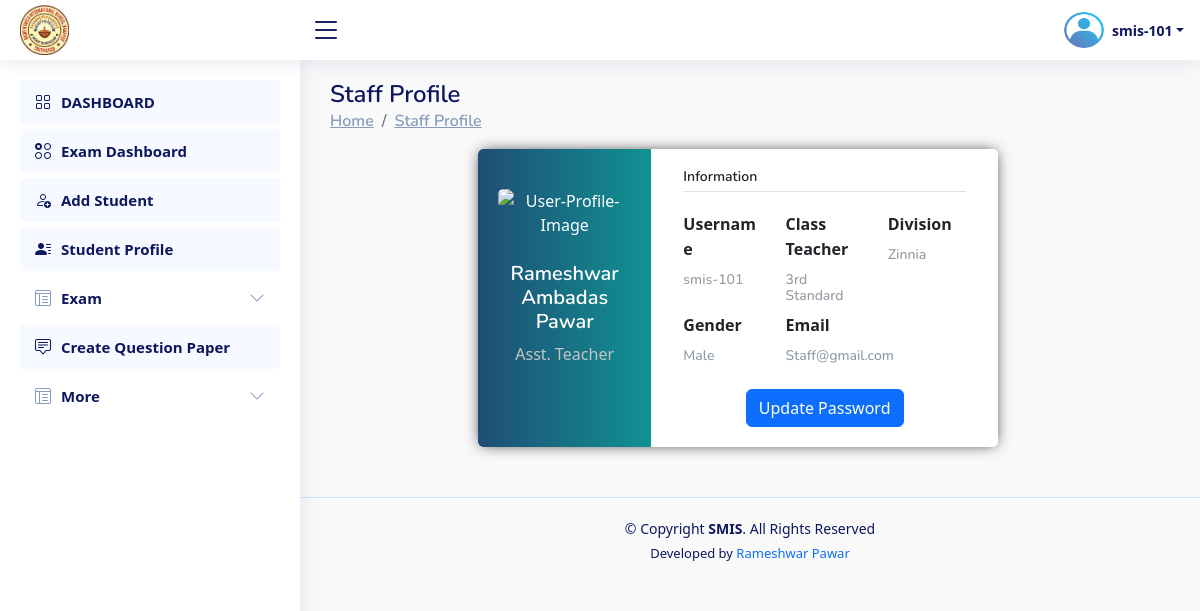
Screenshot of /Staff/staff_profile/ (signed in) with the database file from the repository.
### Institute/models.py (models this page shows, shortened)
class CustomUser(AbstractUser):
    student_prn_no = models.BigIntegerField(null=True,unique=True)
    name = models.CharField(max_length=200,null=True)
    roll_no = models.CharField(max_length=20,null=True)
    class_name = models.CharField(max_length=50,null=True,choices=CLASS)
    division = models.CharField(max_length=10,null=True,choices=DIVISION)
    is_institute=models.BooleanField(default=False)
    is_staff=models.BooleanField(default=False)
    is_student=models.BooleanField(default=False)
    staff_id = models.CharField(max_length=10,null=True)
    designation=models.CharField(max_length=50,null=True,blank=True)
    email=models.EmailField(max_length=254,null=True,blank=True)
    gender=models.CharField(max_length=50,null=True,blank=True,choices=GENDER)

### Staff/views.py (the view)
# urls.py: path("staff_profile/",views.staff_profile,name="staff_profile"),
def staff_profile(request):
    return render(request,"staff__staff_profile_page.html")

### Staff/views.py (called while the page is built)
def my_exam_list_object_for_base(request):
    if request.user.is_authenticated:
        exam = Exam.objects.filter(staff_id=request.user.staff_id).order_by('-id')
    else:
        exam={}
    return {'exam_list_data': exam}

### Staff/templates/staff__staff_profile_page.html (shortened to what this page needs)
{% extends 'staff_base.html' %}
{% load crispy_forms_tags %}
{% block content %}
<main id="main" class="main">
    <div class="pagetitle">
        <h1>Staff Profile</h1>
        <nav>
            <ol class="breadcrumb">
                <li class="breadcrumb-item"><a href="#">Home</a></li>
                <li class="breadcrumb-item"><a href="#">Staff Profile</a></li>
            </ol>
        </nav>
    </div>
    <section class="section dashboard">
        <div class="row">
            <div class="col-lg-12">
                <div class="page-content page-container" id="page-content">
                    <div class="">
                        <div class="row container d-flex justify-content-center">
                            <div class="col-xl-8 col-md-12">
                                <div class="card user-card-full">
                                    <div class="row m-l-0 m-r-0">
                                        <div class="col-sm-4 bg-c-lite-green user-profile">
                                            <div class="card-block text-center text-white">
                                                <div class="m-b-25">
                                                    <img src="https://img.icons8.com/bubbles/100/000000/user.png"
                                                        class="img-radius" alt="User-Profile-Image">
                                                </div>
                                                <h5 class="f-w-600">{{request.user.name}}</h5>
                                                <p style="color:#C3C6C6">{% if request.user.designation %}{{request.user.designation}} {% endif %}</p>
                                            </div>
                                        </div>
                                        <div class="col-sm-8">
                                            <div class="card-block">
                                                <h6 class="m-b-20 p-b-5 b-b-default f-w-600">Information</h6>
                                                <div class="row">
                                                    <div class="col-sm-4">
                                                        <p class="m-b-10 f-w-600">Username</p>
                                                        <h6 class="text-muted f-w-400">{% if request.user.username %}{{request.user.username}}{% else %}---{% endif %}</h6>
                                                    </div>
                                                    <div class="col-sm-4">
                                                        <p class="m-b-10 f-w-600">Class Teacher</p>
                                                        <h6 class="text-muted f-w-400">{% if request.user.class_name %}{{request.user.class_name}} Standard {% else %}---{% endif %}</h6>
                                                    </div>
                                                    <div class="col-sm-4">
                                                        <p class="m-b-10 f-w-600">Division</p>
                                                        <h6 class="text-muted f-w-400">{% if request.user.division %}{{request.user.division}} {% else %}---{% endif %}</h6>
                                                    </div>
                                                </div>
                                                <div class="row">
                                                    <div class="col-sm-4">
                                                        <p class="m-b-10 f-w-600">Gender</p>
                                                        <h6 class="text-muted f-w-400">{% if request.user.gender %}{{request.user.gender}}  {% else %}---{% endif %}</h6>
                                                    </div>
                                                    <div class="col-sm-8">
                                                        <p class="m-b-10 f-w-600">Email</p>
                                                        <h6 class="text-muted f-w-400">{% if request.user.email %}{{request.user.email}}  {% else %}---{% endif %}</h6>
                                                    </div>
                                                </div>
                                                <div class="row">
                                                    <div class="col-sm-12 text-center mt-3">
                                                        <a href="{% url 'update_staff_password' %}" class="btn btn-primary">Update Password</a>
                                                    </div>
                                                </div>
                                            </div>
                                        </div>
                                    </div>
                                </div>
                            </div>
                        </div>
                    </div>
                </div>
            </div>
        </div>
    </section>
</main>
{% endblock content %}

### Staff/templates/staff_base.html (shortened to what this page needs)
{% load static %}
<!DOCTYPE html>
<html lang="en">
<head>
    <link href="https://unpkg.com/aos@2.3.1/dist/aos.css" rel="stylesheet">
    <link rel="stylesheet" href="https://cdn.jsdelivr.net/npm/bootstrap-icons@1.10.3/font/bootstrap-icons.css">
  <link rel="stylesheet" href="{% static 'css/base_style.css' %}">
<link rel="stylesheet" href="https://cdn.jsdelivr.net/npm/bootstrap@5.2.2/dist/css/bootstrap.min.css">
<link rel="stylesheet" href="https://cdn.datatables.net/1.11.3/css/dataTables.bootstrap5.min.css">
</head>
<body>
<header id="header" class="header fixed-top d-flex align-items-center">
  <div class="d-flex align-items-center justify-content-between">
      <a href=" " class="logo d-flex align-items-center" data-toggle="modal"  data-target="#logout_model">
          <center>
            <img src="{% static 'img/logo.jpg' %}" alt="IMS - Logo">
          </center>
      </a>
      <i class="bi bi-list toggle-sidebar-btn"></i>
  </div>
  <nav class="header-nav ms-auto">
      <ul class="d-flex align-items-center">
          <li class="nav-item dropdown pe-3 text-center  ">
              <a class="nav-link nav-profile d-flex align-items-center pe-0" href="#" data-bs-toggle="dropdown">
                  <img src="{% static 'img/profile.png' %}" alt="Profile" class="rounded-circle" style="width:40px; height:40px;">
                  <span class="d-none d-md-block dropdown-toggle ps-2"> {{request.user.username}}</span>
              </a>
          </li>
      </ul>
  </nav>
</header>
<aside id="sidebar" class="sidebar">
  <ul class="sidebar-nav" id="sidebar-nav">
    <li class="nav-item">
          <a class="nav-link " href="{% url 'staff_dashboard' %}">
              <i class="bi bi-grid"></i>
              <span>DASHBOARD</span>
          </a>
      </li>
      <li class="nav-item">
        <a class="nav-link " href=""  data-toggle="modal" data-target="#select_exam_model_for_exam_dashboard">
          <i class="bi bi-ui-radios-grid"></i>
            <span>Exam Dashboard</span>
        </a>
      </li>
      <li class="nav-item">
        <a class="nav-link " href="{% url 'add_student' %}">
          <i class="bi bi-person-add"></i>
            <span>Add Student</span>
        </a>
      </li>
      <li class="nav-item">
        <a class="nav-link " href="{% url 'student_list' %}">
          <i class="bi bi-person-lines-fill"></i>
            <span>Student Profile</span>
        </a>
      </li>
      <li class="nav-item">
        <a class="nav-link collapsed" data-bs-target="#exam-nav" data-bs-toggle="collapse" href="#">
          <i class="bi bi-layout-text-window-reverse"></i><span>Exam</span><i class="bi bi-chevron-down ms-auto"></i>
        </a>
      </li>
      <li class="nav-item">
        <a class="nav-link " href=""  data-toggle="modal" data-target="#select_exam_model_for_question_paper">
          <i class="bi bi-chat-square-text"></i>
            <span>Create Question Paper</span>
        </a>
      </li>
      <li class="nav-item">
        <a class="nav-link collapsed" data-bs-target="#more" data-bs-toggle="collapse" href="#">
          <i class="bi bi-layout-text-window-reverse"></i><span>More</span><i class="bi bi-chevron-down ms-auto"></i>
        </a>
      </li>
  </ul>
</aside>
  {% block content %}
  {% endblock content %}
  <footer id="footer" class="footer text-center">
      <div class="copyright">
          &copy; Copyright <strong><span>SMIS</span></strong>. All Rights Reserved
      </div>
      <div class="credits">
          Developed by <a href="https://prameshwar4378.github.io/My_Portfolio/" style="text-decoration:none;">Rameshwar Pawar</a>
      </div>
  </footer>
</body>
</html>

### Staff/templates/staff_base.html (style rules this page uses)
body { background:#F6FBFE; }

### Staff/templates/staff__staff_profile_page.html (style rules this page uses)
body { background-color: #f9f9fa }
.user-card-full { overflow: hidden; }
.card { border-radius: 5px; -webkit-box-shadow: 0 0px 15px -3px; box-shadow: 0 0px 15px -3px; border: none; margin-bottom: 30px; }
.m-r-0 { margin-right: 0px; }
.m-l-0 { margin-left: 0px; }
.user-card-full .user-profile { border-radius: 5px 0 0 5px; }
.bg-c-lite-green { background: -webkit-gradient(linear, left top, right top, from(#f29263), to(#ee5a6f)); background: linear-gradient(to right, #1F4D75, #109292); }
.user-profile { padding: 20px 0; }
.card-block { padding: 1.25rem; }
.m-b-25 { margin-bottom: 25px; }
.img-radius { border-radius: 5px; }
h6 { font-size: 14px; }
.card .card-block p { line-height: 25px; }
.b-b-default { border-bottom: 1px solid #e0e0e0; }
.m-b-20 { margin-bottom: 20px; }
.p-b-5 { padding-bottom: 5px !important; }
.m-b-10 { margin-bottom: 10px; }
.text-muted { color: #919aa3 !important; }
.f-w-600 { font-weight: 600; }

### rows the page displays
CustomUser: user.username "smis-101", user.name "Rameshwar Ambadas Pawar", user.designation "Asst. Teacher", user.class_name "3rd", user.division "Zinnia", user.gender "Male", user.email "Staff@gmail.com"
